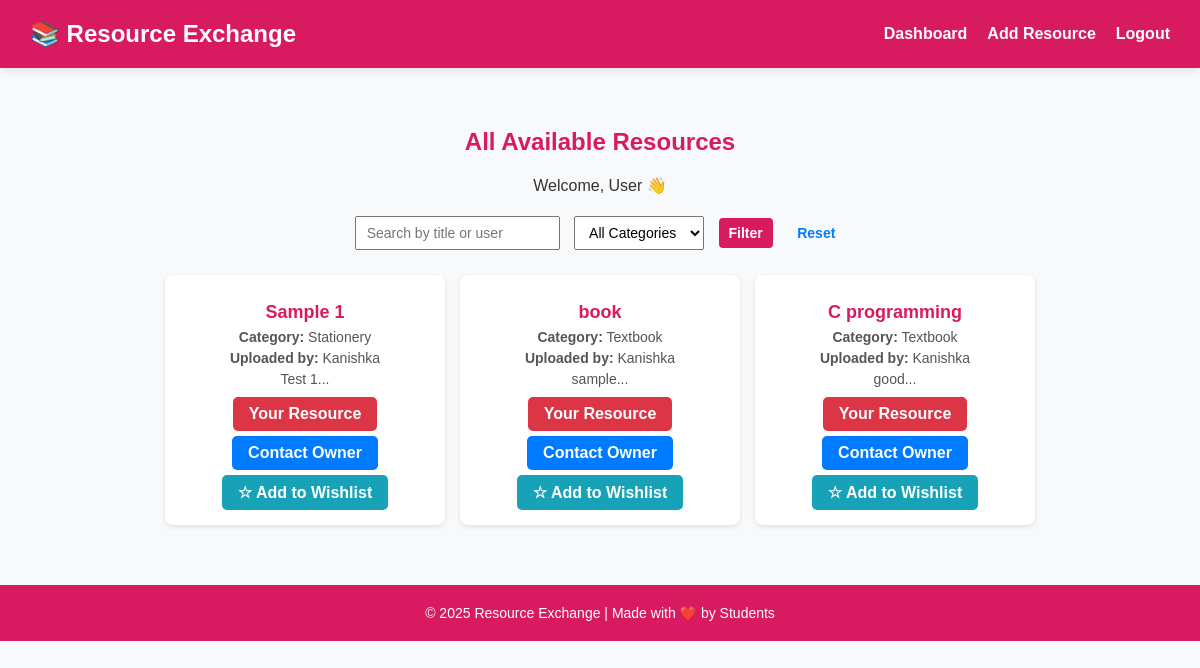
The app's page /all_resources.php (signed in) with its own data.
### tables this page shows
CREATE TABLE `resources` (
  `resource_id` int(11) NOT NULL,
  `added_by` int(11) NOT NULL,
  `title` varchar(255) NOT NULL,
  `description` text DEFAULT NULL,
  `category` varchar(100) DEFAULT NULL,
  `status` enum('pending','approved','rejected') DEFAULT 'pending',
  `image` varchar(255) DEFAULT NULL,
  `created_at` timestamp NOT NULL DEFAULT current_timestamp()
);

CREATE TABLE `users` (
  `id` int(11) NOT NULL,
  `name` varchar(100) NOT NULL,
  `email` varchar(100) NOT NULL,
  `location` varchar(255) DEFAULT NULL,
  `phone` varchar(15) DEFAULT NULL,
  `password` varchar(255) NOT NULL,
  `reset_token` varchar(255) DEFAULT NULL,
  `created_at` timestamp NOT NULL DEFAULT current_timestamp(),
  `otp_code` varchar(10) DEFAULT NULL,
  `otp_expiry` datetime DEFAULT NULL
);

### all_resources.php (the view, shortened to what this page needs)
<?php
include 'db.php';
$user_id = $_SESSION['user_id'];
$user_name = $_SESSION['user_name'] ?? 'User';
$search = $_GET['search'] ?? '';
$sql = "
SELECT
    r.resource_id,
    r.title,
    r.description,
    r.category,
    r.image,
    r.added_by,
    u.name AS user_name,
    CASE
        WHEN EXISTS (SELECT 1 FROM bookings b WHERE b.resource_id = r.resource_id)
        THEN 1 ELSE 0
    END AS is_booked
FROM resources r
JOIN users u ON r.added_by = u.id
WHERE r.status = 'approved'
";
$sql .= " ORDER BY r.created_at DESC";
$stmt = $conn->prepare($sql);
$stmt->execute();
$result = $stmt->get_result();
?>
<!DOCTYPE html>
<html lang="en">
<head>
<link rel="stylesheet" href="dashboard.css">
</head>
<body>
<header>
    <h1>📚 Resource Exchange</h1>
    <nav>
        <a href="user_dashboard.php">Dashboard</a>
        <a href="upload_resource.php">Add Resource</a>
        <a href="logout.php">Logout</a>
    </nav>
</header>
<div class="container">
    <h2>All Available Resources</h2>
    <p>Welcome, <?= htmlspecialchars($user_name); ?> 👋</p>
    <form method="GET" class="filter-form">
        <input type="text" name="search" placeholder="Search by title or user" value="<?= htmlspecialchars($search) ?>">
        <select name="category">
            <option value="">All Categories</option>
        </select>
        <button type="submit">Filter</button>
        <a href="all_resources.php">Reset</a>
    </form>
    <div class="resource-grid">
        <?php if($result->num_rows > 0): ?>
            <?php while($row = $result->fetch_assoc()): ?>
                <div class='resource-card'>
                    <h3><?= htmlspecialchars($row['title']) ?></h3>
                    <p><strong>Category:</strong> <?= htmlspecialchars($row['category']) ?></p>
                    <p><strong>Uploaded by:</strong> <?= htmlspecialchars($row['user_name']) ?></p>
                    <p><?= htmlspecialchars(substr($row['description'],0,80)) ?>...</p>
                    <div>
                        <?php if($row['added_by'] == $user_id): ?>
                            <span class="booked">Your Resource</span>
                        <?php elseif($row['is_booked'] == 1): ?>
                            <span class="booked">Already Booked</span>
                        <?php else: ?>
                            <a class="book-btn" href="book_resource.php?id=<?= $row['resource_id'] ?>">Book Now</a>
                        <?php endif; ?>
                        <a class="book-btn" style="background:#007BFF;"
                           href="contact_owner.php?receiver_id=<?= $row['added_by'] ?>&title=<?= urlencode($row['title']) ?>">
                           Contact Owner
                        </a>
                        <?php
                        $stmtFav = $conn->prepare("SELECT id FROM favorites WHERE user_id=? AND resource_id=?");
                        $stmtFav->bind_param("ii", $user_id, $row['resource_id']);
                        $stmtFav->execute();
                        $stmtFav->store_result();
                        $isFavorited = $stmtFav->num_rows > 0;
                        ?>
                        <?php if($isFavorited): ?>
                            <a class="favorite-btn" style="background:#FFC107;color:#000;"
                               href="remove_favorite.php?id=<?= $row['resource_id'] ?>"
                               onclick="return confirm('Remove from wishlist?');">
                               ★ Favorited
                            </a>
                        <?php else: ?>
                            <a class="favorite-btn" style="background:#17a2b8;color:#fff;"
                               href="add_favorite.php?id=<?= $row['resource_id'] ?>">
                               ☆ Add to Wishlist
                            </a>
                        <?php endif; ?>
                    </div>
                </div>
            <?php endwhile; ?>
        <?php else: ?>
            <p>No resources available.</p>
        <?php endif; ?>
    </div>
</div>
<footer>
    <p>&copy; <?= date('Y'); ?> Resource Exchange | Made with ❤️ by Students</p>
</footer>
</body>
</html>

### dashboard.css (style rules this page uses)
body { font-family: "Arial", sans-serif; margin: 0; padding: 0; background-color: #f9f9f9; color: #333; }
header { background-color: #d81b60; color: white; padding: 15px 40px; display: flex; justify-content: space-between; align-items: center; box-shadow: 0 2px 8px rgba(0, 0, 0, 0.1); }
header h1 { margin: 0; font-size: 24px; font-weight: bold; }
nav { display: flex; align-items: center; }
nav a { color: white; text-decoration: none; margin-left: 20px; font-weight: 600; transition: opacity 0.3s; }
.container { max-width: 1100px; margin: 40px auto; padding: 20px; text-align: center; }
h2, h3 { color: #d81b60; margin-bottom: 20px; }
button, .btn { background-color: #d81b60; color: white; border: none; padding: 10px 18px; border-radius: 6px; cursor: pointer; font-weight: 600; transition: background-color 0.3s ease; text-decoration: none; display: inline-block; }
.resource-grid { display: grid; grid-template-columns: repeat(auto-fit, minmax(230px, 1fr)); gap: 20px; }
.resource-card { background: white; border-radius: 10px; box-shadow: 0 2px 8px rgba(0, 0, 0, 0.1); padding: 15px; text-align: center; transition: transform 0.25s, box-shadow 0.25s; }
.resource-card h3 { color: #d81b60; margin: 12px 0 6px; font-size: 18px; }
.resource-card p { margin: 5px 0; color: #555; font-size: 14px; }
footer { background-color: #d81b60; color: white; text-align: center; padding: 15px; margin-top: 40px; font-size: 14px; }
.book-btn { display: inline-block; padding: 8px 16px; background-color: #28a745; color: #fff; text-decoration: none; border-radius: 5px; font-weight: bold; transition: background-color 0.3s; }
.booked { display: inline-block; padding: 8px 16px; background-color: #dc3545; color: #fff; border-radius: 5px; font-weight: bold; }

### all_resources.php (style rules this page uses)
body { font-family: Arial, sans-serif; background: #f8f9fa; margin:0; padding:0; }
header { color:white; padding:20px 30px; display:flex; justify-content:space-between; align-items:center; }
header h1 { margin:0; font-size:24px; }
header nav a { color:white; text-decoration:none; margin-left:20px; font-weight:bold; }
.container { width:90%; margin:20px auto; text-align:center; }
.filter-form input, .filter-form select, .filter-form button, .filter-form a { padding:7px 10px; margin:5px; font-size:14px; }
.filter-form button { background-color:#d81b60; color:white; border:none; border-radius:4px; cursor:pointer; }
.filter-form a { text-decoration:none; color:#007BFF; font-weight:bold; }
.resource-grid { display:flex; flex-wrap:wrap; gap:15px; justify-content:center; margin-top:20px; }
.resource-card { background:#fff; padding:15px; border-radius:8px; width:250px; box-shadow:0 2px 5px rgba(0,0,0,0.1); text-align:center; transition:transform 0.2s; }
.book-btn { background-color:#28a745; color:#fff; padding:8px 16px; border-radius:5px; text-decoration:none; font-weight:bold; display:inline-block; margin-top:5px; }
.booked { display:inline-block; padding:8px 16px; background-color:#dc3545; color:#fff; border-radius:5px; font-weight:bold; margin-top:5px; }
.favorite-btn { display:inline-block; padding:8px 16px; border-radius:5px; font-weight:bold; margin-top:5px; text-decoration:none; }
footer { color:#fff; text-align:center; padding:20px 0; margin-top:40px; }
footer p { margin:0; }

### records on screen
resources: title "Sample 1", category "Stationery", added_by.name "Kanishka", description "Test 1", shows "Your Resource"
resources: title "book", category "Textbook", added_by.name "Kanishka", description "sample", shows "Your Resource"
resources: title "C programming", category "Textbook", added_by.name "Kanishka", description "good", shows "Your Resource"

### other values on screen
$user_name "User"
